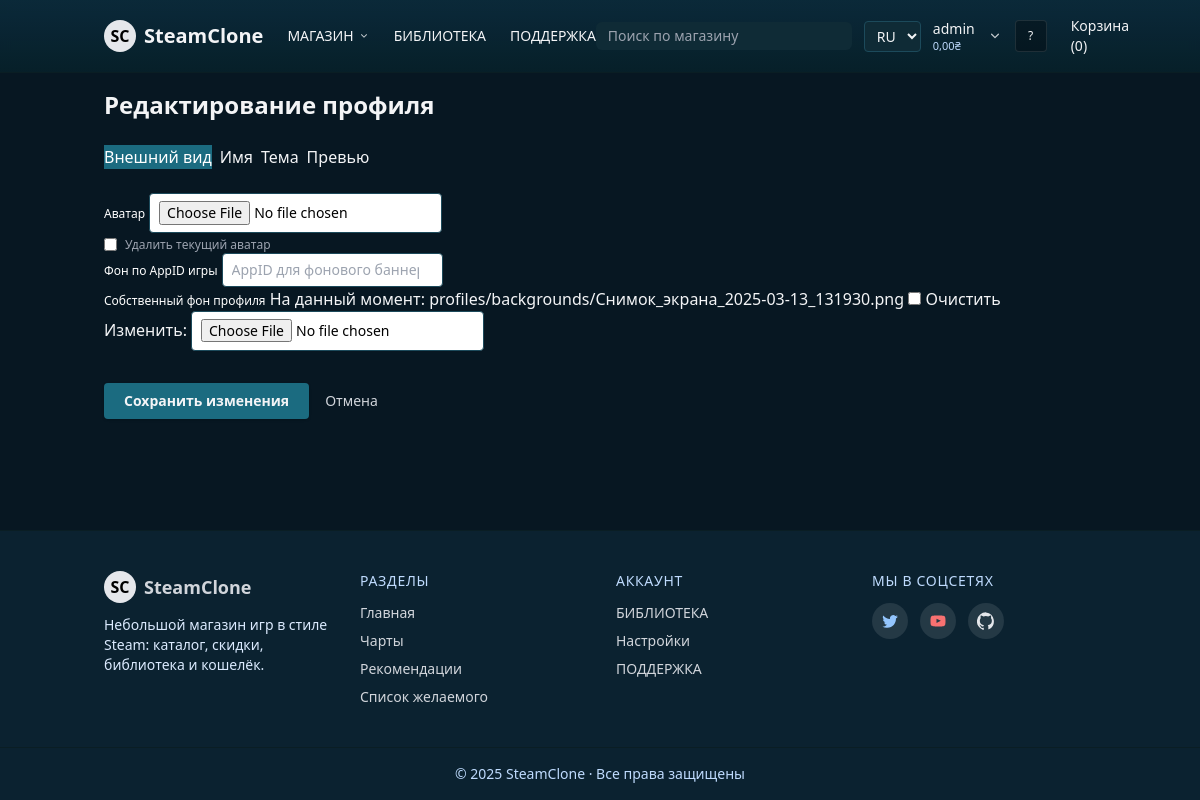
The page /profile/edit/ (signed in) on the database as committed earlier.
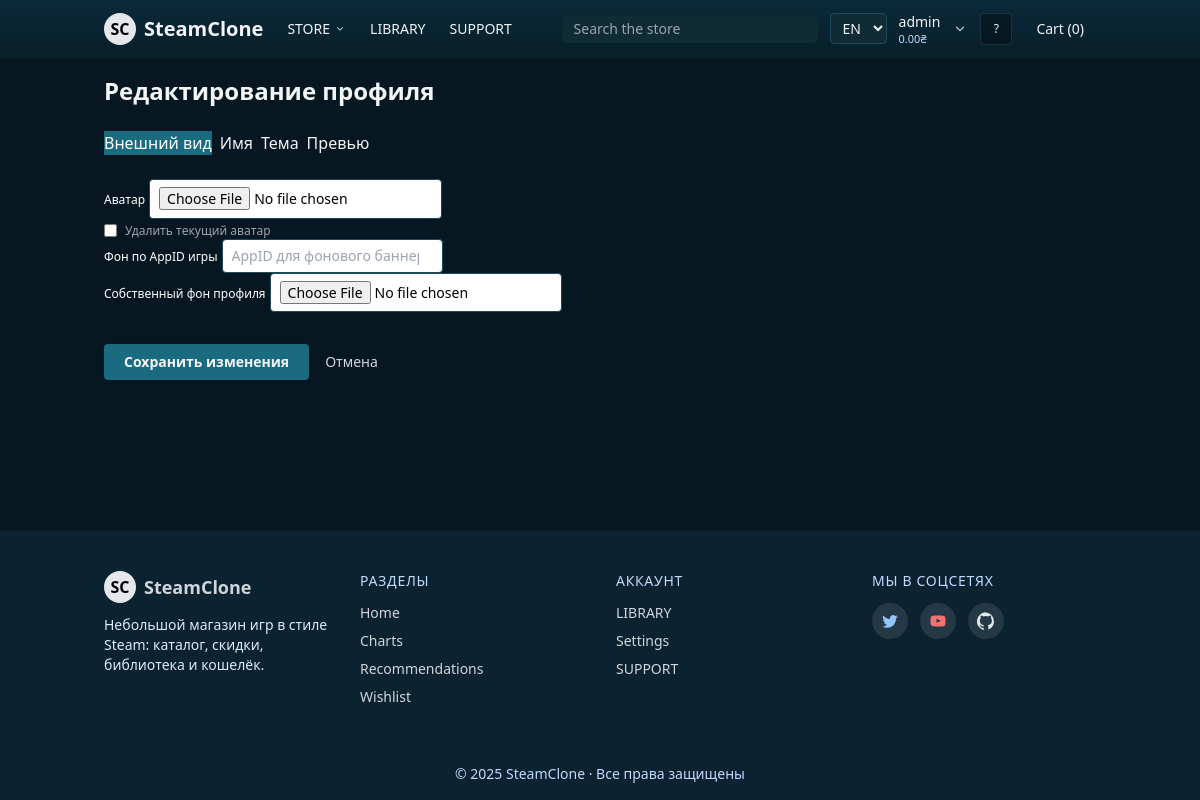
The same page on the database as committed later.
### store/models.py (models this page shows, shortened)
class UserProfile(models.Model):
    LANG_CHOICES = [
        ('en', 'English'),
        ('uk', 'Українська'),
        ('ru', 'Русский'),
    ]
    user = models.OneToOneField(settings.AUTH_USER_MODEL, on_delete=models.CASCADE, related_name='profile')
    preferred_language = models.CharField(max_length=5, choices=LANG_CHOICES, default='en')
    preferred_currency = models.CharField(max_length=5, choices=Game.CURRENCY_CHOICES, default='USD')
    PRIVACY_CHOICES = [
        ('public', 'Публичный'),
        ('friends', 'Только друзья'),
        ('private', 'Только владелец'),
    ]
    privacy = models.CharField(max_length=10, choices=PRIVACY_CHOICES, default='public')
    COMMENT_PRIVACY_CHOICES = [
        ('public', 'Комментировать могут все'),
        ('friends', 'Только друзья'),
        ('nobody', 'Никто, кроме меня'),
    ]
    FRIEND_REQUEST_PRIVACY_CHOICES = [
        ('public', 'Все могут отправлять заявки'),
        ('friends', 'Только друзья друзей (упрощённо — как все)'),
        ('nobody', 'Никто'),
    ]
    comment_privacy = models.CharField(max_length=10, choices=COMMENT_PRIVACY_CHOICES, default='public')
    friend_request_privacy = models.CharField(max_length=10, choices=FRIEND_REQUEST_PRIVACY_CHOICES, default='public')
    wishlist = models.ManyToManyField(Game, blank=True, related_name='wishlisted_by')
    total_spent = models.DecimalField(max_digits=10, decimal_places=2, default=Decimal('0.00'))
    balance = models.DecimalField(max_digits=12, decimal_places=2, default=Decimal('0.00'))
    steam_id = models.CharField(max_length=32, blank=True, help_text="SteamID64, если пользователь вошёл через Steam")
    steam_persona = models.CharField(max_length=200, blank=True)
    steam_avatar = models.URLField(blank=True)
    avatar = models.ImageField(upload_to='profiles/avatars/', null=True, blank=True)
    bio = models.TextField(blank=True, help_text="Краткое описание / 'О себе'")
    last_username_change = models.DateTimeField(null=True, blank=True, help_text="Timestamp последней успешной смены имени пользователя")
    theme_color = models.CharField(max_length=20, blank=True, help_text="Цвет акцента профиля (#1b6b80 по умолчанию если пусто)")
    bg_appid = models.IntegerField(null=True, blank=True, help_text="AppID игры для фонового баннера профиля (используется header.jpg)")
    profile_bg = models.ImageField(upload_to='profiles/backgrounds/', null=True, blank=True)
    last_seen = models.DateTimeField(null=True, blank=True)
    notify_profile_comment = models.BooleanField(default=True, help_text="Внутренние уведомления о новых комментариях на моём профиле")
    notify_friend_request = models.BooleanField(default=True, help_text="Уведомления о входящих заявках в друзья")
    notify_friend_accept = models.BooleanField(default=True, help_text="Уведомления, когда мою заявку принимают")
    email_profile_comment = models.BooleanField(default=True, help_text="Присылать email о комментариях (если указан email)")
    email_friend_events = models.BooleanField(default=False, help_text="Email о запросах/подтверждениях дружбы")
    notify_price_drop = models.BooleanField(default=True, help_text="Уведомлять о снижении цены игр из списка желаемого")
    email_price_drop = models.BooleanField(default=False, help_text="Присылать email о снижении цены (если указан email)")
    friend_code = models.CharField(max_length=16, unique=True, blank=True, null=True, help_text="Публичный код для добавления в друзья (вводится на странице 'Мои друзья')")
    @staticmethod
    def generate_friend_code(length: int = 10) -> str:
        import secrets, string
        alphabet = ''.join([c for c in string.ascii_uppercase + string.digits if c not in {'O', '0', 'I', '1'}])
        return ''.join(secrets.choice(alphabet) for _ in range(length))
    def ensure_friend_code(self):
        if self.friend_code:
            return self.friend_code
        attempts = 0
        while attempts < 10:
            code = self.generate_friend_code()
            if not UserProfile.objects.filter(friend_code=code).exists():
                self.friend_code = code
                try:
                    self.save(update_fields=['friend_code'])
                except Exception:
                    attempts += 1
                    continue
                return code
            attempts += 1
    def save(self, *args, **kwargs):
        super().save(*args, **kwargs)
        if not self.friend_code:
            try:
                self.ensure_friend_code()
            except Exception:
                pass

### store/views.py (the view, shortened to what this page needs)
# urls.py: path('profile/edit/', ProfileEditView.as_view(), name='profile_edit'),
class ProfileEditView(LoginRequiredMixin, UpdateView):
    model = UserProfile
    form_class = ProfileAppearanceForm
    template_name = 'store/profile_edit.html'
    success_url = reverse_lazy('store:profile_edit')
    def get_form_kwargs(self):
        kwargs = super().get_form_kwargs()
        kwargs['user'] = self.request.user
        return kwargs
    def get_object(self, queryset=None):
        profile, _ = UserProfile.objects.get_or_create(user=self.request.user)
        return profile

### templates/store/profile_edit.html (shortened to what this page needs)
{% extends 'base.html' %}
{% load i18n %}
{% block content %}
<h1 class="text-2xl font-semibold mb-6">Редактирование профиля</h1>
<form method="post" enctype="multipart/form-data" class="space-y-6" id="profile-edit-form">
  <div class="flex flex-wrap gap-2 mb-4" id="tabs">
    <button type="button" data-tab="appearance" class="tab-btn active">Внешний вид</button>
    <button type="button" data-tab="persona" class="tab-btn">Имя</button>
    <button type="button" data-tab="theme" class="tab-btn">Тема</button>
    <button type="button" data-tab="preview" class="tab-btn">Превью</button>
  </div>
  <div class="tab-pane active" id="tab-appearance">
    <div class="form-grid">
      <label class="block">
        <span class="text-xs text-gray-300">Аватар</span>
        {{ form.avatar }}
        <div class="mt-1 text-xs text-gray-400 flex items-center">{{ form.remove_avatar }} <span>Удалить текущий аватар</span></div>
      </label>
      <label class="block">
        <span class="text-xs text-gray-300">Фон по AppID игры</span>
        {{ form.bg_appid }}
      </label>
      <label class="block">
        <span class="text-xs text-gray-300">Собственный фон профиля</span>
        {{ form.profile_bg }}
      </label>
    </div>
  </div>
  <div class="pt-2 flex items-center gap-4">
    <button class="accent-bg hover:opacity-90 transition px-5 py-2 rounded text-sm font-semibold shadow">Сохранить изменения</button>
    <a href="{% url 'store:profile' request.user.username %}" class="text-sm text-gray-300 hover:underline">Отмена</a>
  </div>
</form>
{% endblock %}

### templates/base.html (shortened to what the changed rows need)
{% load static i18n %}
<!doctype html>
<html lang="{{ request.LANGUAGE_CODE|default:'en' }}">
<head>
    <script src="https://cdn.tailwindcss.com"></script>
</head>
<body class="bg-[#071722] text-gray-100 font-sans min-h-screen flex flex-col">
    <header class="steam-header sticky top-0 z-50 text-gray-100 border-b border-[#0a1e24] transition-shadow">
        <div class="container mx-auto flex items-center justify-between px-4 py-3">
            <div class="flex items-center gap-6">
                <nav class="hidden lg:flex items-center gap-6 text-sm">
                    <div class="relative" id="main-menu-wrap">
                        <a id="main-menu-trigger" href="{% url 'store:home' %}"
                           class="hover:underline flex items-center gap-1 select-none"
                           aria-haspopup="true" aria-expanded="false">
                            {% trans 'МАГАЗИН' %}
                            <svg class="w-3 h-3 opacity-80" viewBox="0 0 20 20" fill="currentColor" aria-hidden="true"><path d="M5.23 7.21a.75.75 0 011.06.02L10 10.94l3.71-3.71a.75.75 0 111.06 1.06l-4.24 4.24a.75.75 0 01-1.06 0L5.21 8.29a.75.75 0 01.02-1.08z"/></svg>
                        </a>
                    </div>
                    {% if user.is_authenticated %}
                    <a href="{% url 'store:library' %}" class="hover:underline">{% trans 'БИБЛИОТЕКА' %}</a>
                    {% endif %}
                    <a href="{% url 'store:support' %}" class="hover:underline">{% trans 'ПОДДЕРЖКА' %}</a>
                </nav>
            </div>
            <div class="flex items-center gap-3">
                <div class="hidden md:block relative" id="site-search-wrap">
                    <form action="{% url 'store:game_list' %}" method="get">
                    </form>
                </div>
                {% if user.is_authenticated %}
                                <div class="relative" id="lang-switch-wrap">
                                    <select id="lang-switch" class="text-sm bg-[#0f2b36] rounded px-2 py-1 border border-[#1c4a5b]">
                                        {% get_current_language as CURRENT_LANG %}
                                        {% get_available_languages as LANGS %}
                                        {% for code,name in LANGS %}
                                            <option value="{{ code }}" {% if code == CURRENT_LANG %}selected{% endif %}>{{ code|upper }}</option>
                                        {% endfor %}
                                    </select>
                                </div>
                <div class="relative flex items-center gap-2" id="account-menu-wrap">
                    <a href="{% url 'store:profile' user.username %}" class="leading-tight group select-none">
                        <div class="text-sm font-medium group-hover:underline">{{ user.username }}</div>
                        <div class="text-[11px] text-blue-200" title="{% trans 'Баланс кошелька' %}">
                            {% with cur=user.profile.preferred_currency bal=user.profile.balance %}
                                {{ bal|floatformat:2 }}{% if cur == 'UAH' %}₴{% else %} {{ cur }}{% endif %}
                            {% endwith %}
                        </div>
                    </a>
                    <button id="account-menu-trigger" type="button" class="p-1 rounded hover:bg-[#0e3b4a]" aria-haspopup="true" aria-expanded="false" title="{% trans 'Меню аккаунта' %}">
                        <svg class="w-4 h-4 opacity-80" viewBox="0 0 20 20" fill="currentColor" aria-hidden="true"><path d="M5.23 7.21a.75.75 0 011.06.02L10 10.94l3.71-3.71a.75.75 0 111.06 1.06l-4.24 4.24a.75.75 0 01-1.06 0L5.21 8.29a.75.75 0 01.02-1.08z"/></svg>
                    </button>
                    <a href="{% url 'store:profile' user.username %}" class="block" title="{% trans 'Профиль' %}">
                        {% if user.profile.avatar %}
                        <img src="{{ user.profile.avatar.url }}" alt="avatar" class="w-8 h-8 rounded border border-white/20 object-cover" width="32" height="32" loading="lazy">
                        {% elif user.profile.steam_avatar %}
                        <img src="{{ user.profile.steam_avatar }}" alt="avatar" class="w-8 h-8 rounded border border-white/20 object-cover" width="32" height="32" loading="lazy">
                        {% else %}
                        <div class="w-8 h-8 rounded bg-black/30 border border-white/10 flex items-center justify-center text-xs">?</div>
                        {% endif %}
                    </a>
                </div>
                {% endif %}
                <a href="{% url 'store:cart' %}" class="text-sm px-3 py-1 hover:bg-[#0e3b4a] rounded">{% trans 'Корзина' %}{% if user.is_authenticated %} (<span id="cart-count">{{ user.cart_items.count }}</span>){% endif %}</a>
            </div>
        </div>
    </header>
    <main class="container mx-auto p-4 flex-1">
        {% block content %}{% endblock %}
    </main>
    <footer class="mt-10 bg-[#0b2230] border-t border-[#0a1e24] text-gray-300">
        <div class="container mx-auto px-4 py-10 grid grid-cols-1 sm:grid-cols-2 lg:grid-cols-4 gap-8">
            <div>
                <ul class="space-y-2 text-sm">
                    <li><a class="hover:text-white" href="{% url 'store:home' %}">{% trans 'Главная' %}</a></li>
                    <li><a class="hover:text-white" href="{% url 'store:charts' %}">{% trans 'Чарты' %}</a></li>
                    <li><a class="hover:text-white" href="{% url 'store:recommendations' %}">{% trans 'Рекомендации' %}</a></li>
                    <li><a class="hover:text-white" href="{% url 'store:wishlist' %}">{% trans 'Список желаемого' %}</a></li>
                </ul>
            </div>
            <div>
                <ul class="space-y-2 text-sm">
                    {% if user.is_authenticated %}
                        <li><a class="hover:text-white" href="{% url 'store:library' %}">{% trans 'БИБЛИОТЕКА' %}</a></li>
                        <li><a class="hover:text-white" href="{% url 'store:settings_default' %}">{% trans 'Настройки' %}</a></li>
                        <li><a class="hover:text-white" href="{% url 'store:support' %}">{% trans 'ПОДДЕРЖКА' %}</a></li>
                    {% else %}
                        <li><a class="hover:text-white" href="{% url 'login' %}">{% trans 'Войти' %}</a></li>
                        <li><a class="hover:text-white" href="{% url 'store:support' %}">{% trans 'ПОДДЕРЖКА' %}</a></li>
                    {% endif %}
                </ul>
            </div>
        </div>
    </footer>
</body>
</html>

Rows that differ between the two databases and show on the page:
changed UserProfile: balance "0,00" → "0.00"
Other text that changed with them:
form field value: "RU" → "EN"
form field profile_bg: "☐" → (not shown)
text no longer shown: "МАГАЗИН БИБЛИОТЕКА ПОДДЕРЖКА Корзина Главная Чарты Рекомендации Список желаемого БИБЛИОТЕКА Настройки ПОДДЕРЖКА На данный момент: profiles/backgrounds/Снимок_экрана_2025-03-13_131930.png Очистить Изменить:"
text now shown: "STORE LIBRARY SUPPORT Cart Home Charts Recommendations Wishlist LIBRARY Settings SUPPORT"
